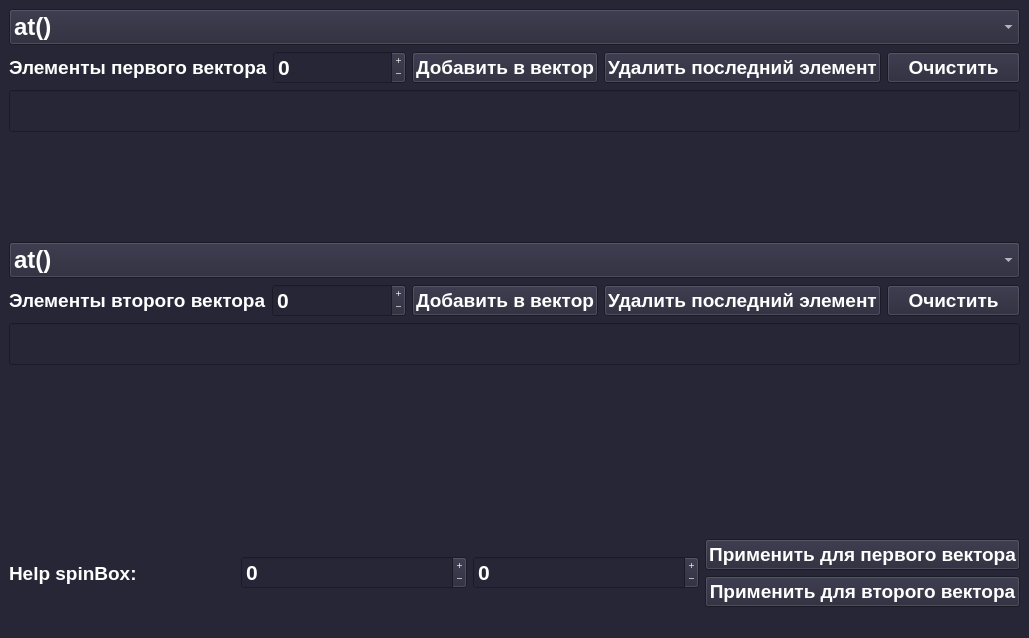
<?xml version="1.0" encoding="UTF-8"?>
<ui version="4.0">
 <class>MainWindow</class>
 <widget class="QMainWindow" name="MainWindow">
  <property name="geometry">
   <rect>
    <x>0</x>
    <y>0</y>
    <width>1029</width>
    <height>638</height>
   </rect>
  </property>
  <property name="windowTitle">
   <string>MainWindow</string>
  </property>
  <property name="styleSheet">
   <string notr="true">background-color: rgb(38, 38, 55);</string>
  </property>
  <widget class="QWidget" name="centralwidget">
   <layout class="QGridLayout" name="gridLayout_2">
    <item row="4" column="0">
     <layout class="QVBoxLayout" name="verticalLayout_3">
      <item>
       <layout class="QHBoxLayout" name="horizontalLayout_2">
        <item>
         <widget class="QLabel" name="label_2">
          <property name="font">
           <font>
            <pointsize>14</pointsize>
            <bold>true</bold>
           </font>
          </property>
          <property name="styleSheet">
           <string notr="true">color: rgb(255, 255, 255);</string>
          </property>
          <property name="text">
           <string>Элементы второго вектора</string>
          </property>
         </widget>
        </item>
        <item>
         <widget class="QSpinBox" name="spinBox_2">
          <property name="font">
           <font>
            <pointsize>16</pointsize>
            <bold>true</bold>
           </font>
          </property>
          <property name="cursor">
           <cursorShape>UpArrowCursor</cursorShape>
          </property>
          <property name="styleSheet">
           <string notr="true">color: rgb(255, 255, 255);</string>
          </property>
          <property name="buttonSymbols">
           <enum>QAbstractSpinBox::PlusMinus</enum>
          </property>
          <property name="minimum">
           <number>-2147483647</number>
          </property>
          <property name="maximum">
           <number>2147483647</number>
          </property>
         </widget>
        </item>
        <item>
         <widget class="QPushButton" name="addButton_2">
          <property name="font">
           <font>
            <pointsize>14</pointsize>
            <bold>true</bold>
           </font>
          </property>
          <property name="cursor">
           <cursorShape>PointingHandCursor</cursorShape>
          </property>
          <property name="styleSheet">
           <string notr="true">color: rgb(255, 255, 255);</string>
          </property>
          <property name="text">
           <string>Добавить в вектор</string>
          </property>
         </widget>
        </item>
        <item>
         <widget class="QPushButton" name="deleteButton_2">
          <property name="font">
           <font>
            <pointsize>14</pointsize>
            <bold>true</bold>
           </font>
          </property>
          <property name="cursor">
           <cursorShape>PointingHandCursor</cursorShape>
          </property>
          <property name="styleSheet">
           <string notr="true">color: rgb(255, 255, 255);</string>
          </property>
          <property name="text">
           <string>Удалить последний элемент</string>
          </property>
         </widget>
        </item>
        <item>
         <widget class="QPushButton" name="deleteAllButton_2">
          <property name="font">
           <font>
            <pointsize>14</pointsize>
            <bold>true</bold>
           </font>
          </property>
          <property name="cursor">
           <cursorShape>PointingHandCursor</cursorShape>
          </property>
          <property name="styleSheet">
           <string notr="true">color: rgb(255, 255, 255);</string>
          </property>
          <property name="text">
           <string>Очистить</string>
          </property>
         </widget>
        </item>
       </layout>
      </item>
      <item>
       <widget class="QLineEdit" name="vectorEdit_2">
        <property name="font">
         <font>
          <pointsize>22</pointsize>
          <bold>false</bold>
         </font>
        </property>
        <property name="styleSheet">
         <string notr="true">color: rgb(255, 255, 255);</string>
        </property>
        <property name="readOnly">
         <bool>true</bool>
        </property>
       </widget>
      </item>
     </layout>
    </item>
    <item row="3" column="0">
     <widget class="QComboBox" name="comboBox_2">
      <property name="font">
       <font>
        <pointsize>18</pointsize>
        <bold>true</bold>
       </font>
      </property>
      <property name="cursor">
       <cursorShape>PointingHandCursor</cursorShape>
      </property>
      <property name="styleSheet">
       <string notr="true">color: rgb(255, 255, 255);</string>
      </property>
      <item>
       <property name="text">
        <string>at()</string>
       </property>
      </item>
      <item>
       <property name="text">
        <string>back()</string>
       </property>
      </item>
      <item>
       <property name="text">
        <string>capacity()</string>
       </property>
      </item>
      <item>
       <property name="text">
        <string>data()</string>
       </property>
      </item>
      <item>
       <property name="text">
        <string>emplace()</string>
       </property>
      </item>
      <item>
       <property name="text">
        <string>emplace_back()</string>
       </property>
      </item>
      <item>
       <property name="text">
        <string>empty()</string>
       </property>
      </item>
      <item>
       <property name="text">
        <string>erase()</string>
       </property>
      </item>
      <item>
       <property name="text">
        <string>front()</string>
       </property>
      </item>
      <item>
       <property name="text">
        <string>insert()</string>
       </property>
      </item>
      <item>
       <property name="text">
        <string>max_size()</string>
       </property>
      </item>
      <item>
       <property name="text">
        <string>reserve()</string>
       </property>
      </item>
      <item>
       <property name="text">
        <string>resize()</string>
       </property>
      </item>
      <item>
       <property name="text">
        <string>size()</string>
       </property>
      </item>
      <item>
       <property name="text">
        <string>swap()</string>
       </property>
      </item>
     </widget>
    </item>
    <item row="10" column="0">
     <layout class="QVBoxLayout" name="verticalLayout_4">
      <item>
       <layout class="QHBoxLayout" name="horizontalLayout_3">
        <item>
         <widget class="QLabel" name="label_3">
          <property name="font">
           <font>
            <pointsize>14</pointsize>
            <bold>true</bold>
           </font>
          </property>
          <property name="styleSheet">
           <string notr="true">color: rgb(255, 255, 255);</string>
          </property>
          <property name="text">
           <string>Help spinBox:</string>
          </property>
         </widget>
        </item>
        <item>
         <widget class="QSpinBox" name="helpSpinBox">
          <property name="font">
           <font>
            <pointsize>16</pointsize>
            <bold>true</bold>
           </font>
          </property>
          <property name="cursor">
           <cursorShape>UpArrowCursor</cursorShape>
          </property>
          <property name="styleSheet">
           <string notr="true">color: rgb(255, 255, 255);</string>
          </property>
          <property name="buttonSymbols">
           <enum>QAbstractSpinBox::PlusMinus</enum>
          </property>
          <property name="minimum">
           <number>-2147483647</number>
          </property>
          <property name="maximum">
           <number>2147483647</number>
          </property>
          <property name="value">
           <number>0</number>
          </property>
         </widget>
        </item>
        <item>
         <widget class="QSpinBox" name="helpSpinBox_2">
          <property name="font">
           <font>
            <pointsize>16</pointsize>
            <bold>true</bold>
           </font>
          </property>
          <property name="cursor">
           <cursorShape>UpArrowCursor</cursorShape>
          </property>
          <property name="styleSheet">
           <string notr="true">color: rgb(255, 255, 255);</string>
          </property>
          <property name="buttonSymbols">
           <enum>QAbstractSpinBox::PlusMinus</enum>
          </property>
          <property name="minimum">
           <number>-2147483647</number>
          </property>
          <property name="value">
           <number>0</number>
          </property>
         </widget>
        </item>
        <item>
         <layout class="QVBoxLayout" name="verticalLayout">
          <item>
           <widget class="QPushButton" name="helpButton">
            <property name="font">
             <font>
              <pointsize>14</pointsize>
              <bold>true</bold>
             </font>
            </property>
            <property name="cursor">
             <cursorShape>PointingHandCursor</cursorShape>
            </property>
            <property name="styleSheet">
             <string notr="true">color: rgb(255, 255, 255);</string>
            </property>
            <property name="text">
             <string>Применить для первого вектора</string>
            </property>
           </widget>
          </item>
          <item>
           <widget class="QPushButton" name="helpButton_2">
            <property name="font">
             <font>
              <pointsize>14</pointsize>
              <bold>true</bold>
             </font>
            </property>
            <property name="cursor">
             <cursorShape>PointingHandCursor</cursorShape>
            </property>
            <property name="styleSheet">
             <string notr="true">color: rgb(255, 255, 255);</string>
            </property>
            <property name="text">
             <string>Применить для второго вектора</string>
            </property>
           </widget>
          </item>
         </layout>
        </item>
       </layout>
      </item>
     </layout>
    </item>
    <item row="7" column="0">
     <widget class="QLabel" name="outputLabel_2">
      <property name="font">
       <font>
        <pointsize>32</pointsize>
        <bold>true</bold>
       </font>
      </property>
      <property name="styleSheet">
       <string notr="true">color: rgb(255, 255, 255);</string>
      </property>
      <property name="text">
       <string>&lt;html&gt;&lt;head/&gt;&lt;body&gt;&lt;p align=&quot;center&quot;&gt;&lt;br/&gt;&lt;/p&gt;&lt;/body&gt;&lt;/html&gt;</string>
      </property>
     </widget>
    </item>
    <item row="0" column="0">
     <widget class="QComboBox" name="comboBox">
      <property name="font">
       <font>
        <pointsize>18</pointsize>
        <bold>true</bold>
       </font>
      </property>
      <property name="cursor">
       <cursorShape>PointingHandCursor</cursorShape>
      </property>
      <property name="toolTip">
       <string>&lt;html&gt;&lt;head/&gt;&lt;body&gt;&lt;p align=&quot;center&quot;&gt;Methods&lt;/p&gt;&lt;/body&gt;&lt;/html&gt;</string>
      </property>
      <property name="whatsThis">
       <string>&lt;html&gt;&lt;head/&gt;&lt;body&gt;&lt;p&gt;&lt;br/&gt;&lt;/p&gt;&lt;/body&gt;&lt;/html&gt;</string>
      </property>
      <property name="styleSheet">
       <string notr="true">color: rgb(255, 255, 255);</string>
      </property>
      <item>
       <property name="text">
        <string>at()</string>
       </property>
      </item>
      <item>
       <property name="text">
        <string>back()</string>
       </property>
      </item>
      <item>
       <property name="text">
        <string>capacity()</string>
       </property>
      </item>
      <item>
       <property name="text">
        <string>data()</string>
       </property>
      </item>
      <item>
       <property name="text">
        <string>emplace()</string>
       </property>
      </item>
      <item>
       <property name="text">
        <string>emplace_back()</string>
       </property>
      </item>
      <item>
       <property name="text">
        <string>empty()</string>
       </property>
      </item>
      <item>
       <property name="text">
        <string>erace()</string>
       </property>
      </item>
      <item>
       <property name="text">
        <string>front()</string>
       </property>
      </item>
      <item>
       <property name="text">
        <string>insert()</string>
       </property>
      </item>
      <item>
       <property name="text">
        <string>max_size()</string>
       </property>
      </item>
      <item>
       <property name="text">
        <string>reserve()</string>
       </property>
      </item>
      <item>
       <property name="text">
        <string>resize()</string>
       </property>
      </item>
      <item>
       <property name="text">
        <string>size()</string>
       </property>
      </item>
      <item>
       <property name="text">
        <string>swap()</string>
       </property>
      </item>
     </widget>
    </item>
    <item row="1" column="0">
     <layout class="QVBoxLayout" name="verticalLayout_2">
      <item>
       <layout class="QHBoxLayout" name="horizontalLayout">
        <item>
         <widget class="QLabel" name="label">
          <property name="font">
           <font>
            <pointsize>14</pointsize>
            <bold>true</bold>
           </font>
          </property>
          <property name="styleSheet">
           <string notr="true">color: rgb(255, 255, 255);</string>
          </property>
          <property name="text">
           <string>Элементы первого вектора</string>
          </property>
         </widget>
        </item>
        <item>
         <widget class="QSpinBox" name="spinBox">
          <property name="font">
           <font>
            <pointsize>16</pointsize>
            <bold>true</bold>
           </font>
          </property>
          <property name="cursor">
           <cursorShape>UpArrowCursor</cursorShape>
          </property>
          <property name="styleSheet">
           <string notr="true">color: rgb(255, 255, 255);</string>
          </property>
          <property name="buttonSymbols">
           <enum>QAbstractSpinBox::PlusMinus</enum>
          </property>
          <property name="minimum">
           <number>-2147483647</number>
          </property>
          <property name="maximum">
           <number>2147483647</number>
          </property>
         </widget>
        </item>
        <item>
         <widget class="QPushButton" name="addButton">
          <property name="font">
           <font>
            <pointsize>14</pointsize>
            <bold>true</bold>
           </font>
          </property>
          <property name="cursor">
           <cursorShape>PointingHandCursor</cursorShape>
          </property>
          <property name="styleSheet">
           <string notr="true">color: rgb(255, 255, 255);</string>
          </property>
          <property name="text">
           <string>Добавить в вектор</string>
          </property>
         </widget>
        </item>
        <item>
         <widget class="QPushButton" name="deleteButton">
          <property name="font">
           <font>
            <pointsize>14</pointsize>
            <bold>true</bold>
           </font>
          </property>
          <property name="cursor">
           <cursorShape>PointingHandCursor</cursorShape>
          </property>
          <property name="styleSheet">
           <string notr="true">color: rgb(255, 255, 255);</string>
          </property>
          <property name="text">
           <string>Удалить последний элемент</string>
          </property>
         </widget>
        </item>
        <item>
         <widget class="QPushButton" name="deleteAllButton">
          <property name="font">
           <font>
            <pointsize>14</pointsize>
            <bold>true</bold>
           </font>
          </property>
          <property name="cursor">
           <cursorShape>PointingHandCursor</cursorShape>
          </property>
          <property name="styleSheet">
           <string notr="true">color: rgb(255, 255, 255);</string>
          </property>
          <property name="text">
           <string>Очистить</string>
          </property>
         </widget>
        </item>
       </layout>
      </item>
      <item>
       <widget class="QLineEdit" name="vectorEdit">
        <property name="font">
         <font>
          <family>Ubuntu</family>
          <pointsize>22</pointsize>
          <italic>false</italic>
          <bold>false</bold>
         </font>
        </property>
        <property name="styleSheet">
         <string notr="true">color: rgb(255, 255, 255);</string>
        </property>
        <property name="readOnly">
         <bool>true</bool>
        </property>
       </widget>
      </item>
     </layout>
    </item>
    <item row="2" column="0">
     <widget class="QLabel" name="outputLabel">
      <property name="font">
       <font>
        <pointsize>32</pointsize>
        <bold>true</bold>
       </font>
      </property>
      <property name="mouseTracking">
       <bool>true</bool>
      </property>
      <property name="styleSheet">
       <string notr="true">color: rgb(255, 255, 255);</string>
      </property>
      <property name="text">
       <string>&lt;html&gt;&lt;head/&gt;&lt;body&gt;&lt;p align=&quot;center&quot;&gt;&lt;br/&gt;&lt;/p&gt;&lt;/body&gt;&lt;/html&gt;</string>
      </property>
     </widget>
    </item>
    <item row="9" column="0">
     <widget class="QLabel" name="helpLabel">
      <property name="font">
       <font>
        <pointsize>22</pointsize>
        <bold>true</bold>
       </font>
      </property>
      <property name="styleSheet">
       <string notr="true">color: rgb(255, 255, 255);</string>
      </property>
      <property name="text">
       <string/>
      </property>
      <property name="alignment">
       <set>Qt::AlignCenter</set>
      </property>
     </widget>
    </item>
   </layout>
  </widget>
  <widget class="QMenuBar" name="menubar">
   <property name="geometry">
    <rect>
     <x>0</x>
     <y>0</y>
     <width>1029</width>
     <height>22</height>
    </rect>
   </property>
  </widget>
  <widget class="QStatusBar" name="statusbar"/>
 </widget>
 <resources/>
 <connections/>
</ui>
